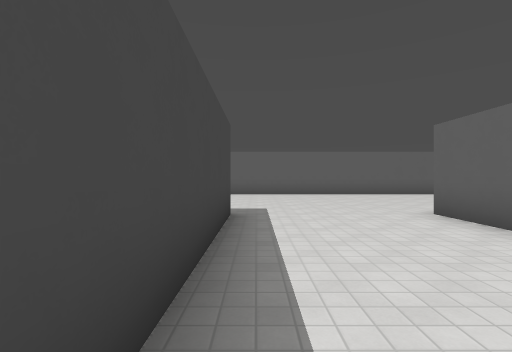
[1] (above)

24 first-person views from a walk through a Godot game level. The camera is 1.5 m above the floor, looks level and sees 85° across. The floor is counted in squares, 2 m on a side. Each view is taken from the middle of a square. On the plan, view 1 faces up. The plan holds only what a view shows up to about 10 squares ahead; the rest is blank. The place goes on beyond the plan. Surface patterns are stand-ins for the level's own textures.

[2]
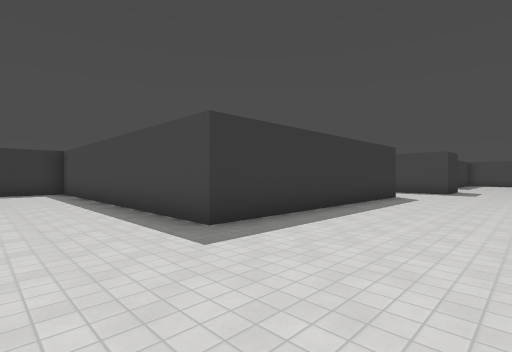

[3]
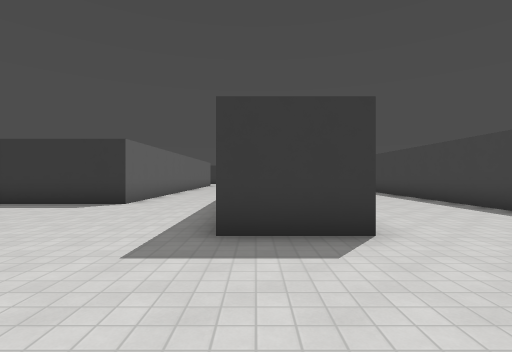

[4]
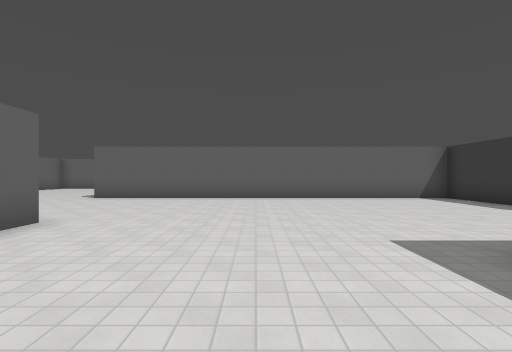

[5]
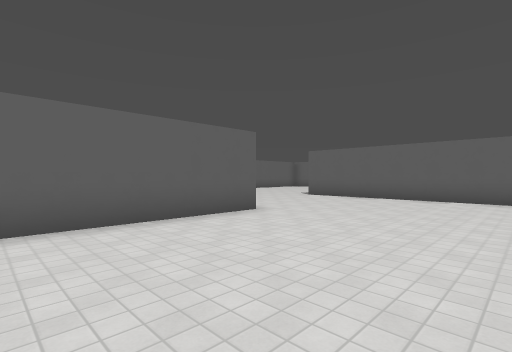

[6]
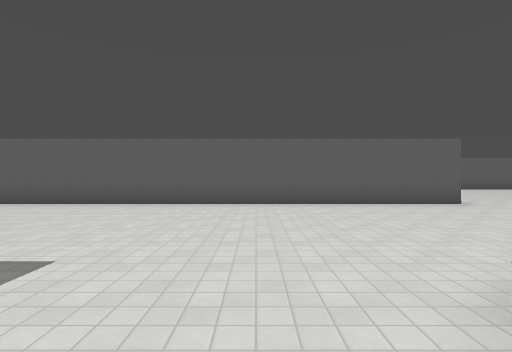

[7]
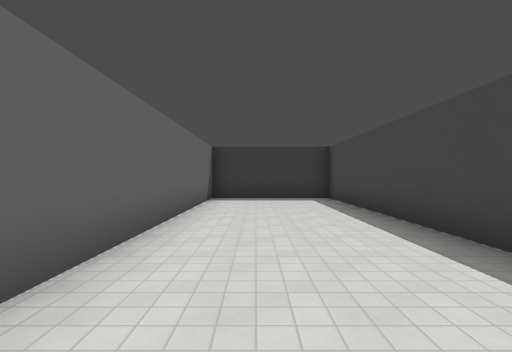

[8]
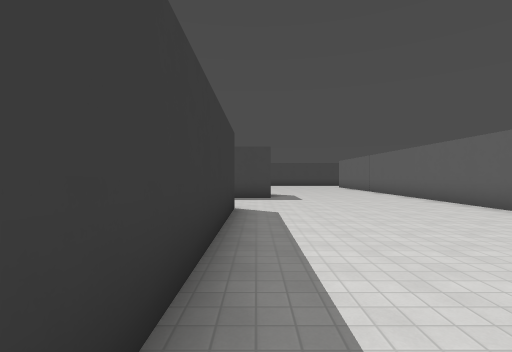

[9]
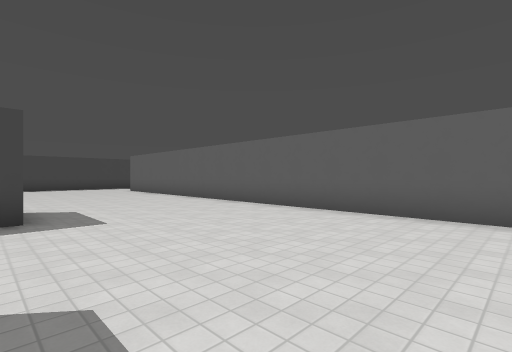

[10]
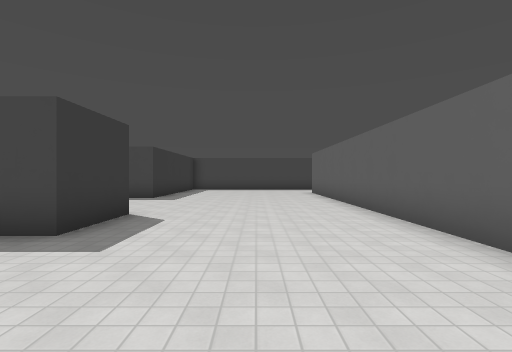

[11]
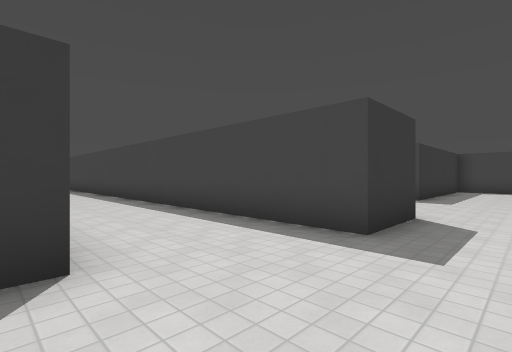

[12]
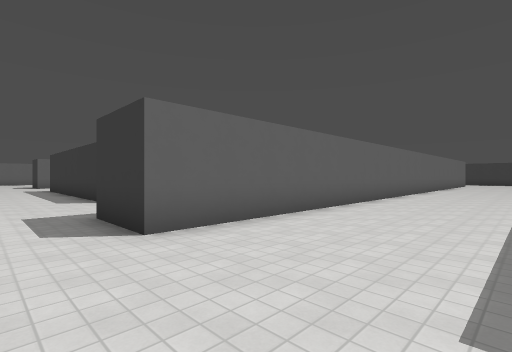

[13]
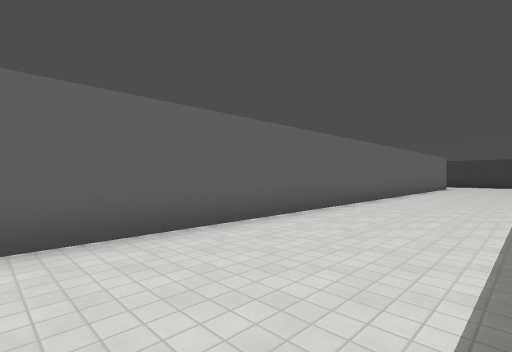

[14]
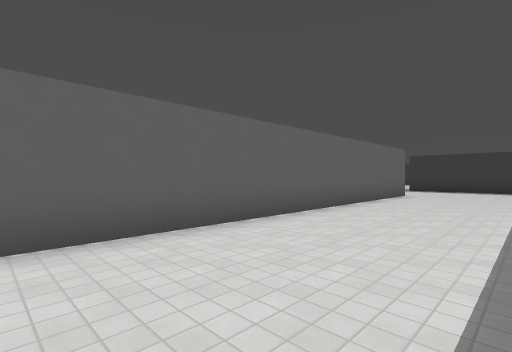

[15]
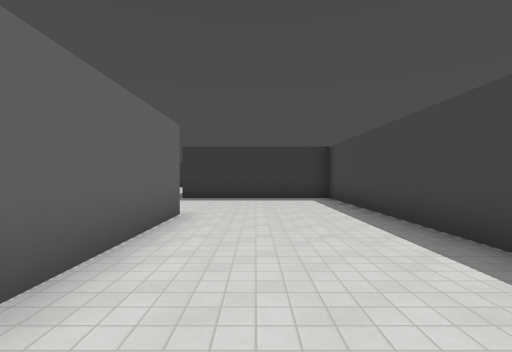

[16]
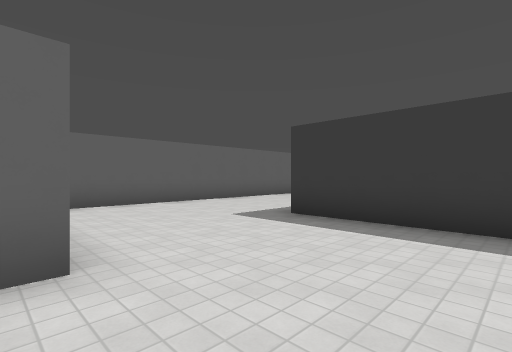

[17]
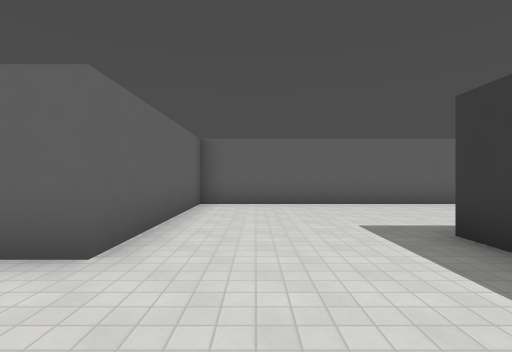

[18]
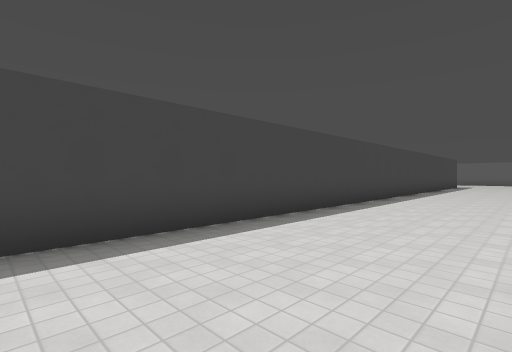

[19]
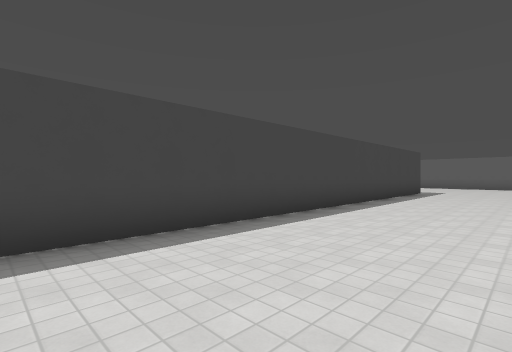

[20]
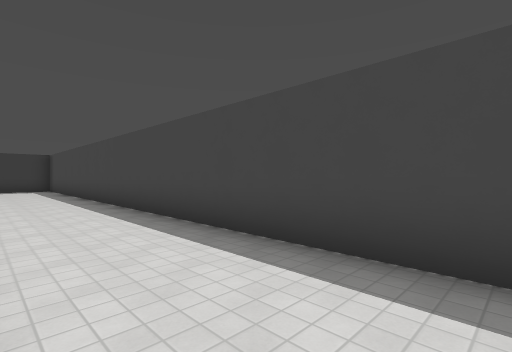

[21]
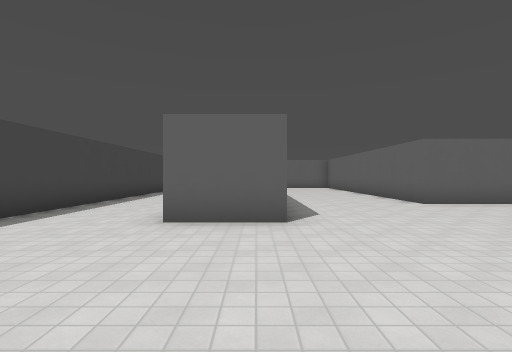

[22]
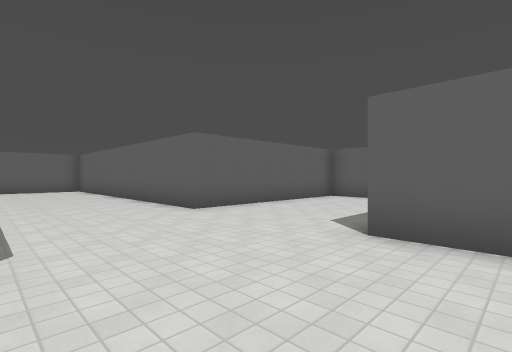

[23]
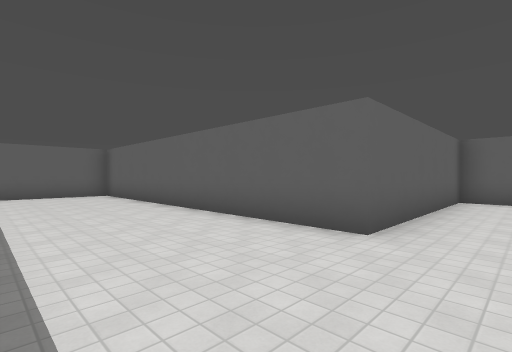

[24]
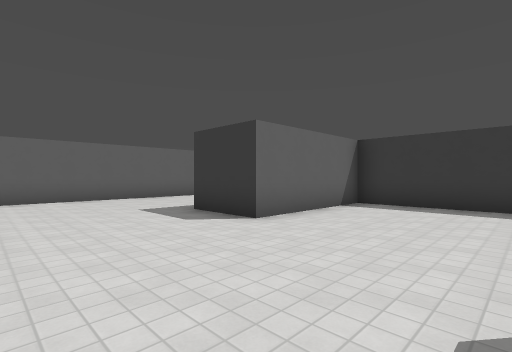

### Floor plan
Points are (right, up) in squares from view 1. A wall is a line through its corners. A room is listed if a view was taken in it or the views show most of it. See-through windows are left out.
Room 1 (views 1, 2, 3, 4, 5, 6, 7, 8, 9, 10, 11, 12, 13, 14, 15, 16, 17, 18, 19, 20, 21, 22, 23, 24)
walls: (-6.5, -9.5) (-8.5, -9.5); (-3.4, 3.5) (-5.5, 3.5); (3.5, -11.6) (3.5, -6.5) (-2.5, -6.5) (-2.5, 2.6); (-5.8, -14.5) (-2.5, -14.5) (-2.5, -10.5) (-0.5, -10.5); (-8.5, 5.5) (-0.5, 5.5) (-0.5, -4.5) (3.5, -4.5) (3.5, 5.5) (5.5, 5.5); (8.5, -1) (8.5, 1.5) (12.5, 1.5) (12.5, 13.5); (-17.5, 2.6) (-17.5, -20.5) (-12.5, -20.5); (-18.5, 5.5) (-17.5, 5.5) (-17.5, 4.6); (7.5, 11.5) (-18, 11.5); (-8.5, -23.4) (-8.5, -16.5) (-13.5, -16.5) (-13.5, 6.5) (-11.5, 6.5) (-11.5, -9.6)

Positions as (right, up) in squares from view 1, and headings:
1: (0, 0), facing up
2: (2, 9), facing down-left
3: (5, 9), facing down
4: (3, 8), facing right
5: (3, 7), facing up-right
6: (2, 4), facing up
7: (2, 5), facing down
8: (-2, 6), facing left
9: (-6, 6), facing up-left
10: (-8, 9), facing left
11: (-8, 8), facing down-left
12: (-17, 8), facing down-right
13: (-17, 2), facing down-right
14: (-17, -5), facing down-right
15: (-15, -11), facing down
16: (-16, -16), facing down-right
17: (-16, -18), facing right
18: (-14, -16), facing up-left
19: (-14, -8), facing up-left
20: (-9, 2), facing down-left
21: (-7, -14), facing up
22: (-6, -12), facing up-right
23: (-6, -8), facing up-right
24: (-6, -7), facing down-right
